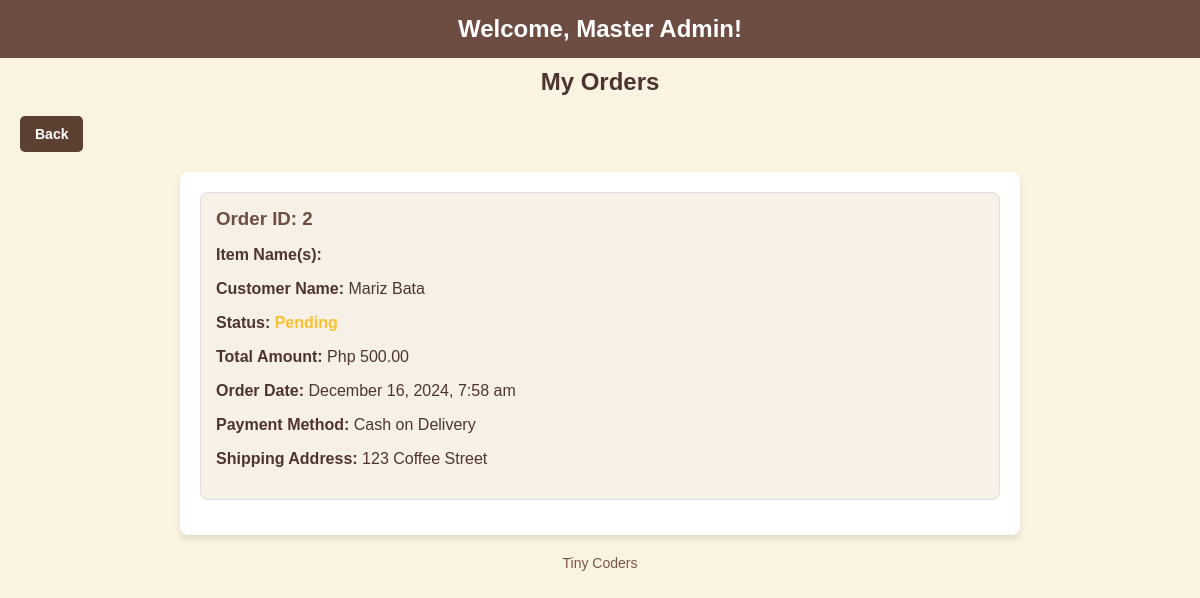
The app's page /my_orders.php (signed in) with its own data.
### tables this page shows
CREATE TABLE `orders` (
  `order_id` int(11) NOT NULL,
  `item_id` int(11) DEFAULT NULL,
  `user_id` int(11) NOT NULL,
  `total_amount` decimal(10,2) NOT NULL,
  `name` varchar(255) NOT NULL,
  `address` text NOT NULL,
  `payment_method` enum('Cash on Delivery') NOT NULL,
  `created_at` timestamp NOT NULL DEFAULT current_timestamp(),
  `status` enum('Pending','Confirmed','Delivered') NOT NULL DEFAULT 'Pending'
);

### my_orders.php (the view, shortened to what this page needs)
<?php
include 'db_config.php';
$username = $_SESSION['user_info_fullname'];
try {
    $stmt = $conn->prepare("SELECT o.* FROM orders o
                            JOIN user_info u ON o.user_id = u.user_info_id
                            WHERE u.fullname = :username
                            ORDER BY o.created_at DESC");
    $stmt->bindParam(':username', $username, PDO::PARAM_STR);
    $stmt->execute();
    $orders = $stmt->fetchAll(PDO::FETCH_ASSOC);
} catch (PDOException $e) {
    echo "Error: " . $e->getMessage();
    exit();
}
?>
<!DOCTYPE html>
<html lang="en">
<head>
</head>
<body>
<header>
    <h1>Welcome, <?= htmlspecialchars($username) ?>!</h1>
</header>
<h2 style="text-align: center; margin-top: 10px;">My Orders</h2>
<div class="header-actions">
    <a href="menu.php" class="btn">Back</a>
</div>
<div class="orders-container">
    <?php if (!empty($orders)): ?>
        <?php foreach ($orders as $order): ?>
            <div class="order-card">
                <h3>Order ID: <?= htmlspecialchars($order['order_id']) ?></h3>
                <?php
                $item_names = [];
                ?>
                <p><strong>Item Name(s):</strong> <?= htmlspecialchars(implode(', ', $item_names)) ?></p>
                <p><strong>Customer Name:</strong> <?= htmlspecialchars($order['name']) ?></p>
                <p><strong>Status:</strong> <span class="order-status <?= strtolower($order['status']) ?>"><?= htmlspecialchars($order['status']) ?></span></p>
                <p><strong>Total Amount:</strong> Php <?= number_format($order['total_amount'], 2) ?></p>
                <p><strong>Order Date:</strong> <?= date('F j, Y, g:i a', strtotime($order['created_at'])) ?></p>
                <p><strong>Payment Method:</strong> <?= htmlspecialchars($order['payment_method']) ?></p>
                <p><strong>Shipping Address:</strong> <?= htmlspecialchars($order['address']) ?></p>
            </div>
        <?php endforeach; ?>
    <?php else: ?>
        <p style="text-align: center; color: #795548;">No orders found for this user.</p>
    <?php endif; ?>
</div>
<footer>
    <p>Tiny Coders</p>
</footer>
</body>
</html>

### my_orders.php (style rules this page uses)
body { font-family: 'Arial', sans-serif; margin: 0; padding: 0; background-color: #faf3e0; color: #4e342e; }
header { background-color: #6d4c41; color: #fff; text-align: center; padding: 15px 0; }
header h1 { margin: 0; font-size: 24px; }
.orders-container { max-width: 800px; margin: 20px auto; padding: 20px; background-color: #ffffff; border-radius: 8px; box-shadow: 0 4px 6px rgba(0, 0, 0, 0.1); }
.order-card { border: 1px solid #ddd; padding: 15px; margin-bottom: 15px; border-radius: 8px; background-color: #f7f0e6; }
.order-card h3 { margin: 0 0 10px; color: #6d4c41; }
.order-status { font-weight: bold; color: #388e3c; }
.order-status.pending { color: #fbc02d; }
footer { text-align: center; margin-top: 20px; font-size: 14px; color: #795548; }
.header-actions { position: left; top: 10px; right: 10px; margin-left: 20px; margin-bottom:10px; display: flex; gap: 10px; }
.btn { text-decoration: none; padding: 10px 15px; color: white; background-color: #5c4032; border-radius: 5px; font-weight: bold; font-size: 14px; }

### records on screen
orders: order_id "2", name "Mariz Bata", status "Pending", total_amount "500.00", created_at "December 16, 2024, 7:58 am", payment_method "Cash on Delivery", address "123 Coffee Street"

### other values on screen
$username "Master Admin"
